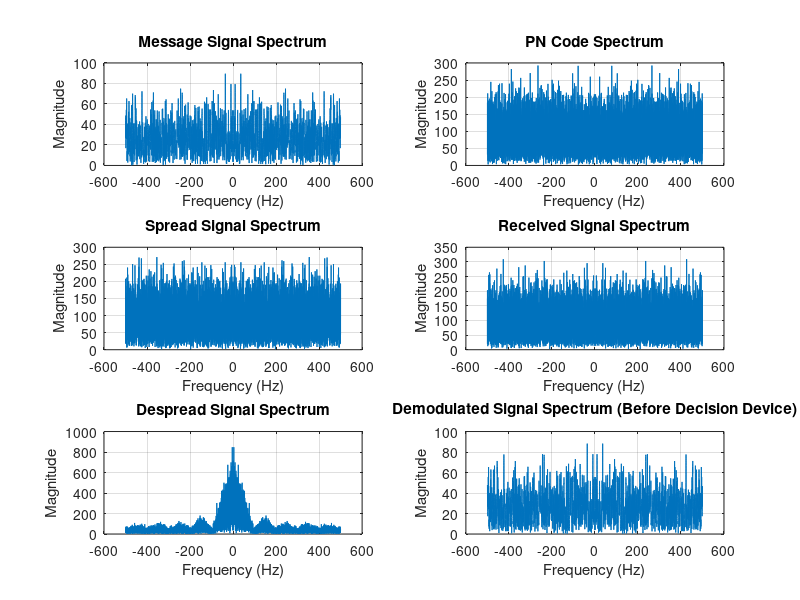

This chart was generated by the following MATLAB code:
M = 2;
numBits = 1e3;
chipRate = 10;
snr = 10;
fs = 1000;

dataBits = randi([0 1], numBits, 1);

modulatedSignal = dataBits*2 -1;

pnSequence = randi([0 1], numBits*chipRate, 1);
pnSequence = pnSequence*2 - 1;

spreadSignal = repelem(modulatedSignal,chipRate).*pnSequence;

recievedSignal = awgn(spreadSignal, snr, 'measured');

despreadSignal = recievedSignal .* pnSequence;
despreadBits = sum(reshape(despreadSignal, chipRate, numBits),1)' / chipRate;

recievedBits = despreadBits > 0;

BER_DSSS = sum(dataBits ~= recievedBits) / numBits;

n = length(spreadSignal);
frequencies = (-n/2 : n/2 -1) * (fs/n);

messageSpectrum = fftshift(fft(modulatedSignal,n));

pnSpectrum = fftshift(fft(pnSequence,n));

spreadSignalSpectrum = fftshift(fft(spreadSignal,n));

receivedSignalSpectrum = fftshift(fft(recievedSignal, n));

despreadSignalSpectrum = fftshift(fft(despreadSignal, n));

demodulatedSignalSpectrum = fftshift(fft(despreadBits, n));

figure;
subplot(3,2,1);
plot(frequencies, abs(messageSpectrum));
title('Message Signal Spectrum');
xlabel('Frequency (Hz)');
ylabel('Magnitude');
grid on;

subplot(3,2,2);
plot(frequencies, abs(pnSpectrum));
title('PN Code Spectrum');
xlabel('Frequency (Hz)');
ylabel('Magnitude');
grid on;

subplot(3,2,3);
plot(frequencies, abs(spreadSignalSpectrum));
title('Spread Signal Spectrum');
xlabel('Frequency (Hz)');
ylabel('Magnitude');
grid on;

subplot(3,2,4);
plot(frequencies, abs(receivedSignalSpectrum));
title('Received Signal Spectrum');
xlabel('Frequency (Hz)');
ylabel('Magnitude');
grid on;

subplot(3,2,5);
plot(frequencies, abs(despreadSignalSpectrum));
title('Despread Signal Spectrum');
xlabel('Frequency (Hz)');
ylabel('Magnitude');
grid on;

subplot(3,2,6);
plot(frequencies, abs(demodulatedSignalSpectrum));
title('Demodulated Signal Spectrum (Before Decision Device)');
xlabel('Frequency (Hz)');
ylabel('Magnitude');
grid on;
